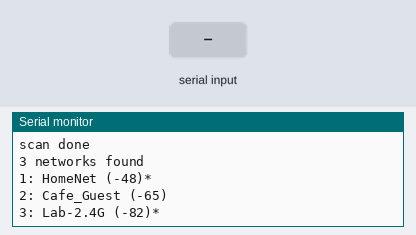
The sketch below on a simulated ESP32. Parts: the last lines printed to the serial monitor. Inputs (shaded band) come from the test bench. WiFi joins after 1.5 s; servers stay silent unless stated; a WiFi scan finds three made-up networks; EEPROM starts erased.

Above: at 16.8 s.
16.9 s: "1" received over Serial
At 30.2 s:
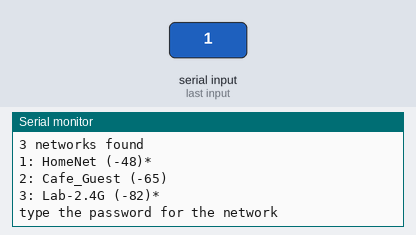
30.6 s: "0" received over Serial
At 42.4 s:
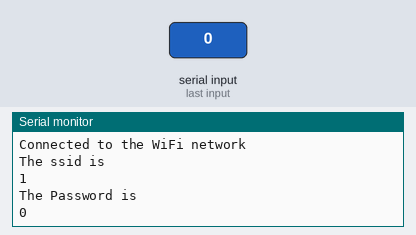

The sketch:

GarageDoor_Remote.ino
```cpp
//https://randomnerdtutorials.com/esp32-save-data-permanently-preferences/

#include "WiFi.h"
#include "EEPROM.h"
#include <Preferences.h>

Preferences preferences;

String password = "";
String ssid = "";

void displayNetworks(){
    int n = WiFi.scanNetworks();
    Serial.println("scan done");
    if (n == 0) {
        Serial.println("no networks found");
    } else {
        Serial.print(n);
        Serial.println(" networks found");
        for (int i = 0; i < n; ++i) {
            // Print SSID and RSSI for each network found
            Serial.print(i + 1);
            Serial.print(": ");
            Serial.print(WiFi.SSID(i));
            Serial.print(" (");
            Serial.print(WiFi.RSSI(i));
            Serial.print(")");
            Serial.println((WiFi.encryptionType(i) == WIFI_AUTH_OPEN)?" ":"*");
            delay(10);
        }
    }
    Serial.println("");
}

void setup() {
  Serial.begin(115200);
  preferences.begin("credentials", false);

// this variable is for when you're developing on the setup section. It will cleat out the memory each time. If you
// Don't want to clear the memory, or pushing to board to test if it's working, then set to false so the memory doesn;t
// get cleared on startup
  bool dev = false;

  if(dev==true){
    preferences.clear();
  }

//  get the variables if they exist or have been set. Default to "not set"
  ssid = preferences.getString("ssid", "not set");
  password = preferences.getString("password", "not set");

//if ssid is not set, get it from the serial monitor input
  while (ssid == "not set"){
   Serial.println("The ssid has not been set. Type the name of the network you want to connect to from this list");
   displayNetworks();
   if (Serial.available() > 0){
     ssid = Serial.readString();
     preferences.putString("ssid", ssid);
   }
    delay(5000);
  }

//  if the password does not exist, then get it from the serial monitor input
  while (password == "not set"){
   Serial.println("type the password for the network");
   if (Serial.available() > 0){
     password = Serial.readString();
     preferences.putString("password", password);
   }
    delay(5000);
  }

//  get the ssid and password now that they should be set
  password = preferences.getString("password", "not set");
  ssid = preferences.getString("ssid", "not_set");

//create a new ssid and password variable which removes the last character because it came in from the serial.readString()
 String ssid_ = ssid.substring(0, ssid.length()-1);
 String password_ = password.substring(0, password.length()-1);

// connect to the network with the creds
  WiFi.begin(ssid_.c_str(), password_.c_str());
  while (WiFi.status() != WL_CONNECTED) {
    delay(500);
    Serial.println("Connecting to WiFi..");
  }
  Serial.println("Connected to the WiFi network");
}
void loop() {
  Serial.println("The ssid is");
  Serial.println(ssid);
  Serial.println("The Password is");
  Serial.println(password);
  delay(5000);
}
```

Measured:
- after the input at 16.9 s, the serial monitor: prints a new line after 12.2 s (image 1)
- after the input at 30.6 s, the serial monitor: prints a new line after 10.0 s (image 2)
